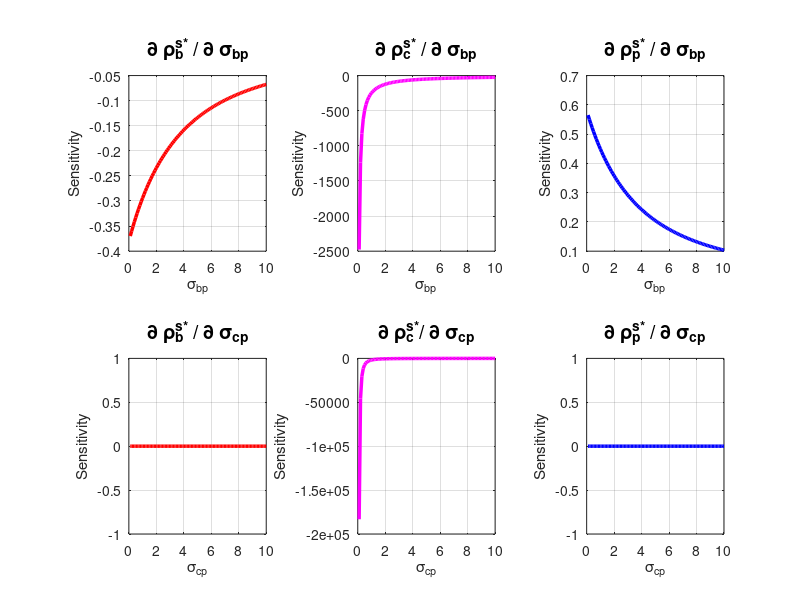

Write MATLAB code to recreate this figure.
sigma_A = 0.8;
A = 13;
rbc = 1.5;
rcp = 0.0056;
sigma_bc = 2.5;
rbp = (rbc*(1-133*rcp))/(133*rcp);
rp = 0.28;
sigma_p = 2.89;
sigma_bp_values = linspace(0.1, 10, 100);
sigma_cp_values = linspace(0.1, 10, 100);

[SIGMA_BP, SIGMA_CP] = meshgrid(sigma_bp_values, sigma_cp_values);

% B*
sensitivity_B_sigma_bp = -sigma_A * A * rbp ./ (sigma_bp_values * rbp + sigma_bc * rbc).^2;
sensitivity_B_sigma_cp = zeros(size(sigma_cp_values));

% C*
sensitivity_C_sigma_bp = -sigma_bc * rbc * sigma_A * A * rbp ./ (rcp * SIGMA_CP .* (sigma_bc * rbc + SIGMA_BP * rbp).^2);
sensitivity_C_sigma_cp = -sigma_bc * rbc * sigma_A * A ./ (rcp * SIGMA_CP.^2 .* (sigma_bc * rbc + sigma_bp_values * rbp));

% P*
sensitivity_P_sigma_bp = sigma_A * A * rbp ./ ((sigma_bp_values * rbp + sigma_bc * rbc) * sigma_p * rp).^2;
sensitivity_P_sigma_cp = zeros(size(sigma_cp_values));

figure();
set(gcf, 'Position', [100 100 1000 600]);
subplot(2,3,1)
plot(sigma_bp_values, sensitivity_B_sigma_bp, 'LineWidth', 2.5, 'Color', 'red');
title('\partial \rho_{b}^{s*} / \partial \sigma_{bp}', 'FontSize', 14);
grid on;
xlabel('σ_{bp}');
ylabel('Sensitivity');

subplot(2,3,4)
plot(sigma_cp_values, sensitivity_B_sigma_cp, 'LineWidth', 2.5, 'Color', 'red');
title('\partial \rho_{b}^{s*} / \partial \sigma_{cp}', 'FontSize', 14);
grid on;
xlabel('σ_{cp}');
ylabel('Sensitivity');

subplot(2,3,2)
plot(sigma_bp_values, sensitivity_C_sigma_bp(:,1), 'LineWidth', 2.5, 'Color', 'magenta');
title('\partial \rho_{c}^{s*} / \partial \sigma_{bp}', 'FontSize', 14);
grid on;
xlabel('σ_{bp}');
ylabel('Sensitivity');

subplot(2,3,5)
plot(sigma_cp_values, sensitivity_C_sigma_cp(:,1), 'LineWidth', 2.5, 'Color', 'magenta');
title('\partial \rho_{c}^{s*}/ \partial \sigma_{cp}', 'FontSize', 14);
grid on;
xlabel('σ_{cp}');
ylabel('Sensitivity');

subplot(2, 3, 3)
plot(sigma_bp_values, sensitivity_P_sigma_bp, 'LineWidth', 2.5, 'Color', 'blue');
title('\partial \rho_{p}^{s*} / \partial \sigma_{bp}', 'FontSize', 14);
grid on;
xlabel('\sigma_{bp}');
ylabel('Sensitivity');

subplot(2, 3, 6)
plot(sigma_cp_values, sensitivity_P_sigma_cp, 'LineWidth', 2.5, 'Color', 'blue');
title('\partial \rho_{p}^{s*} / \partial \sigma_{cp}', 'FontSize', 14);
grid on;
xlabel('\sigma_{cp}');
ylabel('Sensitivity');

% Add gradient effects using colormap
colormap(hot);
